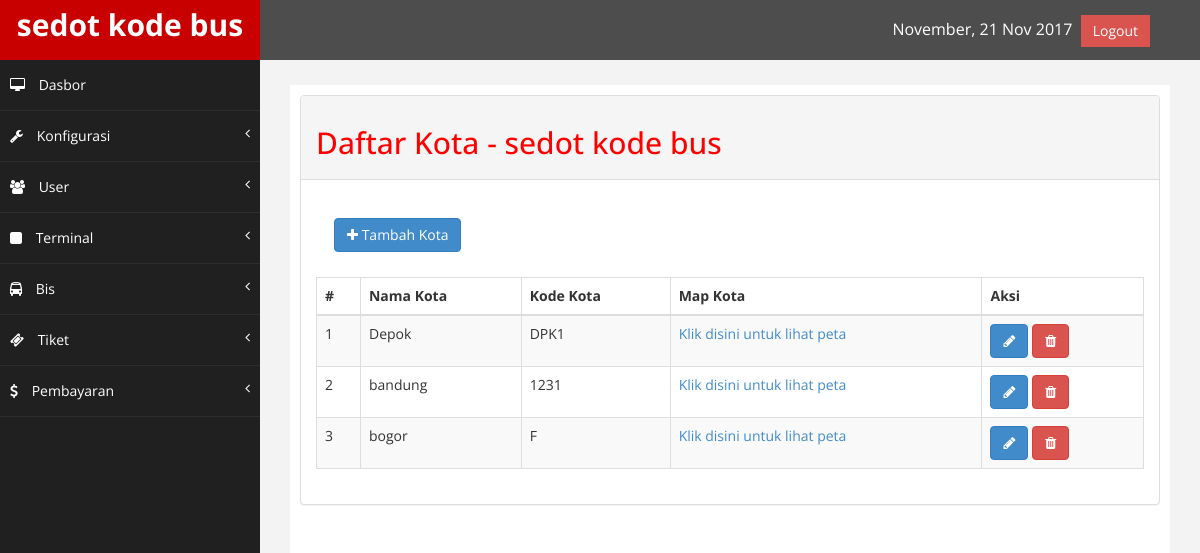
Page /index.php/admin/kota on the committed database.
### tables this page shows
CREATE TABLE IF NOT EXISTS `konfigurasi` (
`id_konfigurasi` int(11) NOT NULL,
  `nama_website` varchar(225) NOT NULL,
  `email` varchar(225) NOT NULL,
  `logo` varchar(225) NOT NULL,
  `icon` varchar(225) NOT NULL,
  `google_map` varchar(225) NOT NULL,
  `tentang` text NOT NULL,
  `metatext` varchar(225) NOT NULL,
  `keywords` varchar(225) NOT NULL,
  `facebook` varchar(225) NOT NULL,
  `telepone` varchar(225) NOT NULL,
  `alamat` text NOT NULL
);

CREATE TABLE IF NOT EXISTS `kota` (
`id_kota` int(11) NOT NULL,
  `kd_kota` varchar(100) NOT NULL,
  `nama_kota` varchar(225) NOT NULL,
  `maps` varchar(225) NOT NULL,
  `id_user` int(11) NOT NULL
);

### application/views/admin/layout/wrapper.php (called while the page is built)
<?php
	require_once('head.php');
	require_once('header.php');
	require_once('nav.php');
	require_once('content.php');
	require_once('footer.php');

### application/controllers/admin/Kota.php (called while the page is built, shortened)
<?php
class Kota extends CI_Controller {
	public function index() {
		$site	= $this->konfigurasi_model->daftar_konfigurasi();
		$kota	= $this->kota_model->daftar_kota();
		$valid = $this->form_validation;
		$valid->set_rules('nama_kota','Nama Kota','required');
		$valid->set_rules('kd_kota','Kode Kota','required');
		$valid->set_rules('maps','Map Kota','required');
		if($valid->run() === FALSE) {
		$data = array(	'title'	=> 'Daftar Kota - '.$site['nama_website'],
						'kota'	=> $kota,
						'isi'	=> 'admin/kota/list');
		$this->load->view('admin/layout/wrapper',$data);
		}
	}
}

### index.php (called while the page is built, shortened)
<?php
require_once BASEPATH.'core/CodeIgniter.php';

### application/models/Konfigurasi_model.php (called while the page is built, shortened)
<?php
    class Konfigurasi_model extends CI_Model {
        public function daftar_konfigurasi() {
            $this->db->select('*');
            $this->db->from('konfigurasi');
            $this->db->order_by('id_konfigurasi','ASC');
            $query = $this->db->get();
            return $query->row_array();
        }
    }

### application/views/admin/layout/content.php (called while the page is built)
<?php
if($isi) {
	$this->load->view($isi);
}

### application/models/Kota_model.php (called while the page is built, shortened)
<?php
    class Kota_model extends CI_Model {
        public function daftar_kota() {
            $this->db->select('*');
            $this->db->from('kota');
            $this->db->order_by('id_kota','ASC');
            $query = $this->db->get();
            return $query->result_array();
        }
}

### application/views/admin/kota/list.php (the view, shortened to what this page needs)
<div class="panel-body">
<p><button class="btn btn-primary" data-toggle="modal" data-target="#tambah"><i class="fa fa-plus"></i> Tambah Kota</button></p>
</div>
<table class="table table-striped table-bordered table-hover" id="dataTables-example">
<thead>
    <tr>
        <th>#</th>
        <th>Nama Kota</th>
        <th>Kode Kota</th>
        <th>Map Kota</th>
        <th>Aksi</th>
    </tr>
</thead>
<tbody>
	<?php $i=1; foreach($kota as $kota) { ?>
    <tr class="odd gradeX">
        <td><?php echo $i; ?></td>
        <td><?php echo $kota['nama_kota']; ?></td>
        <td><?php echo $kota['kd_kota'] ?></td>
        <td><a href="<?php echo $kota['maps'];?>" target="_blank">Klik disini untuk lihat peta</a></td>
        <td class="center">
        <a href="<?php echo base_url('index.php/admin/kota/edit/'.$kota['id_kota']) ?>" class="btn btn-primary"><i class="fa fa-pencil"></i></a>
        <a href="<?php echo base_url('index.php/admin/kota/delete/'.$kota['id_kota']) ?>" class="btn btn-danger" onClick="return confirm('Yakin ingin menghapus kota ini?')"><i class="fa fa-trash"></i></a>
        </td>
    </tr>
    <?php $i++; } ?>
</tbody>
</table>

### application/views/admin/layout/header.php (shortened to what this page needs)
<body>
    <div id="wrapper">
        <nav class="navbar navbar-default navbar-cls-top " role="navigation" style="margin-bottom: 0">
        <div class="navbar-header">
            <a class="navbar-brand" href="<?php echo base_url('admin/dashboard') ?>">
            <?php echo $site['nama_website'] ?></a>
        </div>
  <div style="color: white;
padding: 15px 50px 5px 50px;
float: right;
font-size: 16px;">
<?php
$tgl_sekarang = date('F, d M Y');
echo $tgl_sekarang;
?>
<a href="<?php echo base_url('index.php/login/logout');?>" class="btn btn-danger square-btn-adjust">Logout</a> </div>
        </nav>

### assets/admin/assets/css/custom.css (style rules this page uses)
body { font-family: 'Open Sans', sans-serif; }
#wrapper { width: 100%; background:#202020; }
.square-btn-adjust { border: 0px solid transparent; -webkit-border-radius: 0px; -moz-border-radius: 0px; border-radius: 0px; }
p { font-size:12px; padding: 8px 3px 0px; }
.navbar-cls-top .navbar-brand { color: #fff; background: #C90000; width: 260px; text-align: center; height: 60px; font-size: 30px; font-weight: 700; }
.navbar-cls-top { background:#4D4D4D; border-bottom:none; }
.navbar-default { border:0px solid black; }
.navbar-header { background: #A70303; }
@media (min-width:768px) { .navbar { border-radius: 0px; } }

### rows in the picture
konfigurasi: nama_website "sedot kode bus"
kota: nama_kota "Depok", kd_kota "DPK1"
kota: nama_kota "bandung", kd_kota "1231"
kota: nama_kota "bogor", kd_kota "F"

### other values in the picture
$title "Daftar Kota - sedot kode bus"
